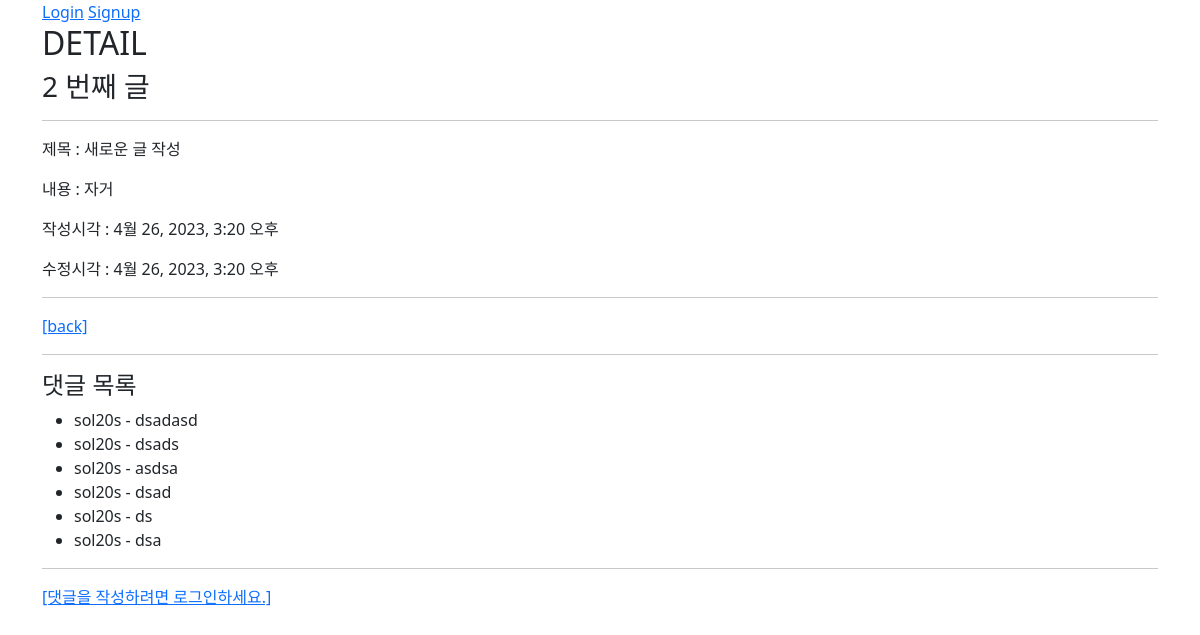
Page /articles/2/ on the committed database.
### articles/models.py (models this page shows, shortened)
class Article(models.Model):
    user = models.ForeignKey(settings.AUTH_USER_MODEL, on_delete=models.CASCADE)
    like_users = models.ManyToManyField(settings.AUTH_USER_MODEL, related_name='like_articles')
    title = models.CharField(max_length=10)
    content = models.TextField()
    created_at = models.DateTimeField(auto_now_add=True)
    updated_at = models.DateTimeField(auto_now=True)

class Comment(models.Model):
    article = models.ForeignKey(Article, on_delete=models.CASCADE)
    user = models.ForeignKey(settings.AUTH_USER_MODEL, on_delete=models.CASCADE)
    content = models.CharField(max_length=200)
    created_at = models.DateTimeField(auto_now_add=True)
    updated_at = models.DateTimeField(auto_now=True)

### accounts/models.py (models this page shows)
class User(AbstractUser):
    followings = models.ManyToManyField('self', symmetrical=False, related_name='followers')

### articles/views.py (the view)
# urls.py: path('<int:pk>/', views.detail, name='detail'),
@require_safe
def detail(request, pk):
    article = get_object_or_404(Article, pk=pk)
    comment_form = CommentForm()
    comments = article.comment_set.all()
    context = {
        'article': article,
        'comment_form': comment_form,
        'comments': comments,
    }
    return render(request, 'articles/detail.html', context)

### articles/templates/articles/detail.html (shortened to what this page needs)
{% extends 'base.html' %}
{% block content %}
  <h2>DETAIL</h2>
  <h3>{{ article.pk }} 번째 글</h3>
  <hr>
  <p>제목 : {{ article.title }}</p>
  <p>내용 : {{ article.content }}</p>
  <p>작성시각 : {{ article.created_at }}</p>
  <p>수정시각 : {{ article.updated_at }}</p>
  <hr>
  <a href="{% url 'articles:index' %}">[back]</a>
  <hr>
  <h4>댓글 목록</h4>
  <ul id="comment-list">
    {% for comment in comments %}
      <li>
        {{ comment.user }} - {{ comment.content }}
      </li>
    {% empty %}
      <p>댓글이 없어요..</p>
    {% endfor %}
  </ul>
  <hr>
  {% if request.user.is_authenticated %}
    <form id='comment-form' data-article-pk="{{article.pk}}">
      {% csrf_token %}
      {{ comment_form }}
      <input type="submit" >
    </form>
  {% else %}
    <a href="{% url 'accounts:login' %}">[댓글을 작성하려면 로그인하세요.]</a>
  {% endif %}
{% endblock content %}

### rows in the picture
Article: pk "2", title "새로운 글 작성", content "자거", created_at "4월 26, 2023, 3:20 오후", updated_at "4월 26, 2023, 3:20 오후"
Comment: user "sol20s", content "dsadasd"
Comment: user "sol20s", content "dsads"
Comment: user "sol20s", content "asdsa"
Comment: user "sol20s", content "dsad"
Comment: user "sol20s", content "ds"
Comment: user "sol20s", content "dsa"
